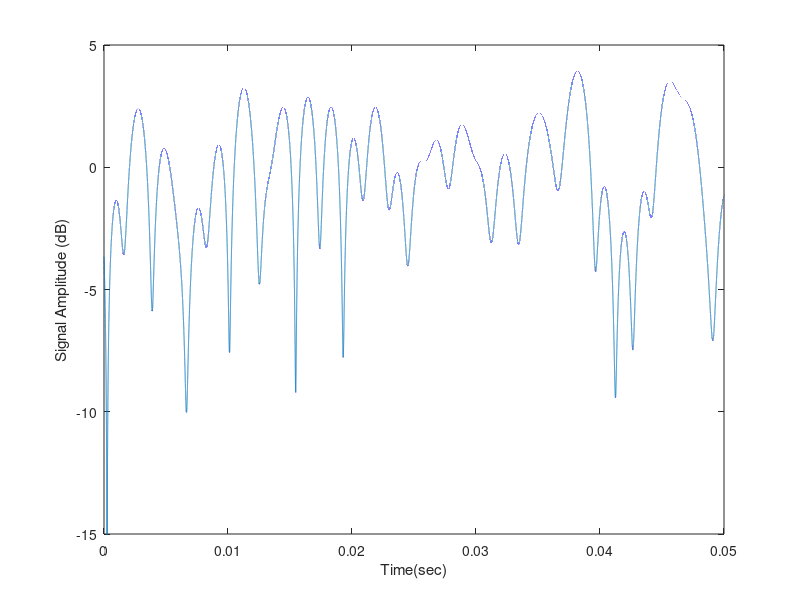

MATLAB code to generate this figure:
%%%%%%%%%%%%%%%%%%%%%%%%%%%%%%%%%%%%%%%%%%%%%%%%%%%%%%%%%%%%%%%%%%%%%%%%%%
% RAYLEIGH FADING SIMULATOR BASED UPON YOUNG'S METHOD
% N is the number of points in the frequency domain
% fm is the Doppler frequency in Hz
% fs is the sampling frequency in Hz
% Copyright RAYmaps (www.raymaps.com)
%%%%%%%%%%%%%%%%%%%%%%%%%%%%%%%%%%%%%%%%%%%%%%%%%%%%%%%%%%%%%%%%%%%%%%%%%%
clear all;
close all;                          
 
N=2^20;
fm=300; % doppler frequency
fs=7.68e6;
Ts=1/fs;                                
 
% Generate 2xN IID zero mean Gaussian variates
g1=randn(1,N);  
g2=randn(1,N);
g=g1-j*g2;                              
 
% Generate filter F
F  = zeros(1,N);
dopplerRatio = fm/fs; 
km = floor(dopplerRatio*N);

for k=1:N
    if k==1,
        F(k)=0;
    elseif k>=2 && k<=km,
        F(k)=sqrt(1/(2*sqrt(1-((k-1)/(N*dopplerRatio))^2)));
    elseif k==km+1,
        F(k)=sqrt(km/2*(pi/2-atan((km-1)/sqrt(2*km-1))));
    elseif k>=km+2 && k<=N-km,
        F(k) = 0;
    elseif k==N-km+1,
        F(k)=sqrt(km/2*(pi/2-atan((km-1)/sqrt(2*km-1))));
    else
        F(k)=sqrt(1/(2*sqrt(1-((N-(k-1))/(N*dopplerRatio))^2)));
    end    
end

% Multiply F with Gaussian random sequence
X=g.*F;

% Take IFFT
x=ifft(X,N);
r=abs(x);
r=r/mean(r); % Canal finalizado


% Plot the Rayleigh envelope
T=length(r)*Ts;
t=0:Ts:T-Ts;
plot(t,10*log10(r))
xlabel('Time(sec)')
ylabel('Signal Amplitude (dB)')
axis([0 0.05 -15 5])
%%%%%%%%%%%%%%%%%%%%%%%%%%%%%%%%%%%%%%%%%%%%%%%%%%%%%%%%%%%%%%%%%%%%%%%%%%